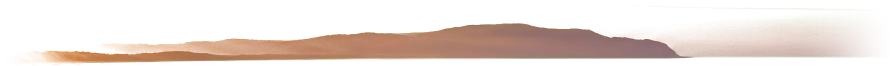
#> input picture assets/coast.webp, 1792 x 132 px (shown at 1/2 size)
$ python -i prepare_assets.py   (imports and definitions only)
#> lines starting #> are read from the running program, lines starting #| are printed output that depends on the picture
#!/usr/bin/env python3
"""Turn the AI-generated source images into the textures the page uses.

    python3 -I tools/prepare_assets.py --sand-dry F --sand-wet F --shells F --palms F [F ...] \
        --mountains F --coast F --lighthouse F --crab-idle F --crab-run F

sand-*      photos of sand, made seamlessly tileable here
shells      shells, starfish and pebbles on a flat green background, cut out into an atlas
palms       coconut palms on a flat green background, keyed out and aligned at the trunk base
mountains   panorama of the coast mountains (left of the view), sky and sea keyed out
coast       panorama of the far coastline (right of the view), sky, sea and horizon glow keyed out
lighthouse  lighthouse on its rocky islet, keyed out; the lamp position is measured
crab-*      a ghost crab resting (front view) and running (side view) at ground level; the
            backgrounds may be two greens (wall and floor), so these are keyed by how much
            greener than red/blue a pixel is

All green backgrounds are keyed against their own colour, sampled from the image border.

Writes assets/*.webp and js/assets.js (paths plus the measurements the shaders need).
The sources themselves are not kept in the repository.
"""
import argparse
import json
import os
import sys

import numpy as np
from PIL import Image

ROOT = os.path.dirname(os.path.dirname(os.path.abspath(__file__)))
OUT = os.path.join(ROOT, 'assets')
KEY = np.array([0.0, 255.0, 0.0])


def srgb_to_linear(c):
    c = c / 255.0
    return np.where(c <= 0.04045, c / 12.92, ((c + 0.055) / 1.055) ** 2.4)


def seamless(path, size=768):
    """Cross-fade the image with a copy rolled by half its size, so the edges wrap. The blend
    weights would lower the grain contrast in the overlap, so the deviation from the mean is
    rescaled to keep it even."""
#> called with path = '../assets/coast.webp', size = 768
    img = Image.open(path).convert('RGB')
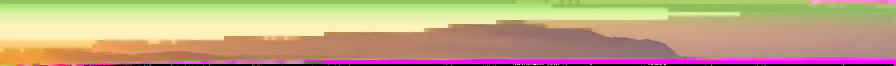
#> img: PIL image 1792x132 RGB (shown at 1/2 size); mean R, G, B 194.6, 168.3, 131.6
    s = min(img.size)
#> s = 132
    img = img.crop(((img.width - s) // 2, (img.height - s) // 2, (img.width + s) // 2, (img.height + s) // 2))
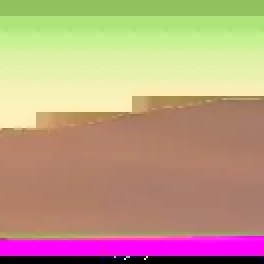
#> img: PIL image 132x132 RGB (shown 2 times larger); mean R, G, B 188.2, 158.8, 130
    a = np.asarray(img).astype(np.float64)
    b = np.roll(a, (s // 2, s // 2), axis=(0, 1))
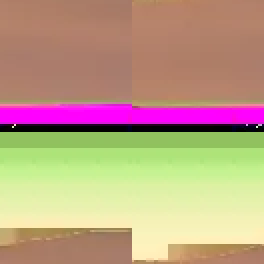
#> b: shape (132, 132, 3) float64 (shown 2 times larger); mean R, G, B 188.2, 158.8, 130
    t = np.linspace(0.0, 1.0, s)
#> t = 132 values from 0 to 1
    w1 = np.clip(np.minimum(t, 1.0 - t) * 4.0, 0.0, 1.0)      # 0 at the edges, 1 inside
    w1 = w1 * w1 * (3.0 - 2.0 * w1)
    w = (w1[:, None] * w1[None, :])[..., None]
    mean = a.reshape(-1, 3).mean(0)
#> mean = [188.2, 158.8, 130]
    mix = a * w + b * (1.0 - w)
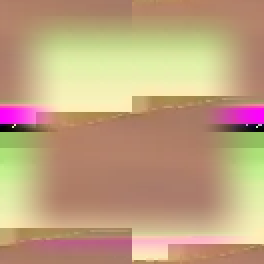
#> mix: shape (132, 132, 3) float64 (shown 2 times larger); mean R, G, B 192, 161.8, 126.9; drawn with min black and max white
    out = mean + (mix - mean) / np.sqrt(w * w + (1.0 - w) ** 2)
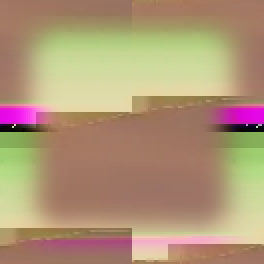
#> out: shape (132, 132, 3) float64 (shown 2 times larger); mean R, G, B 192.5, 163, 127; drawn with min black and max white
    im = Image.fromarray(np.clip(out, 0, 255).astype(np.uint8)).resize((size, size), Image.LANCZOS)
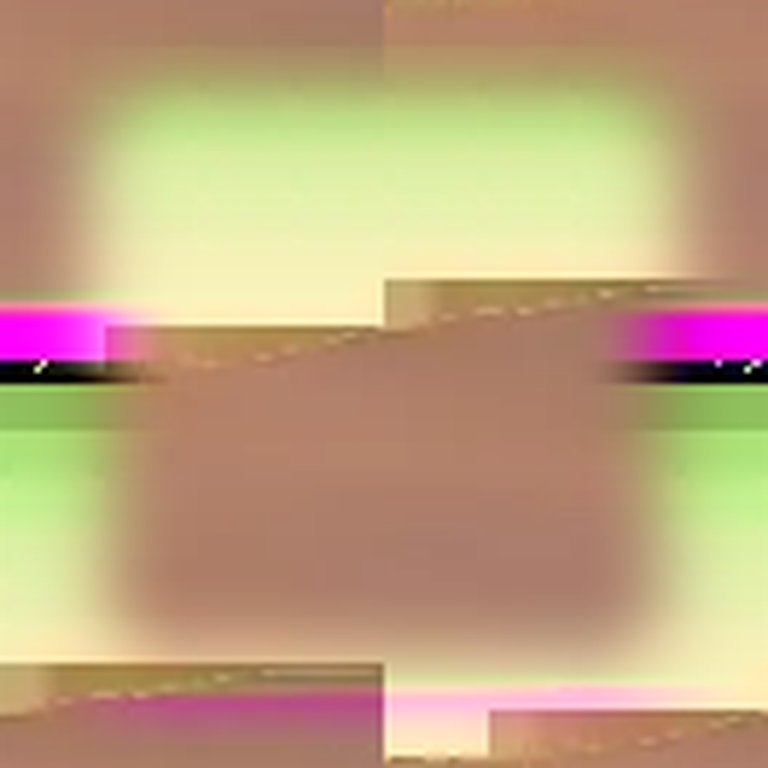
#> im: PIL image 768x768 RGB; mean R, G, B 191.8, 162.7, 126.6
    lin = srgb_to_linear(np.asarray(im).astype(np.float64)).reshape(-1, 3).mean(0)
#> in srgb_to_linear, `return np.where(c <= 0.04045, c / 12.92, ((c + 0.055) / 1.055) ** 2.4)`:
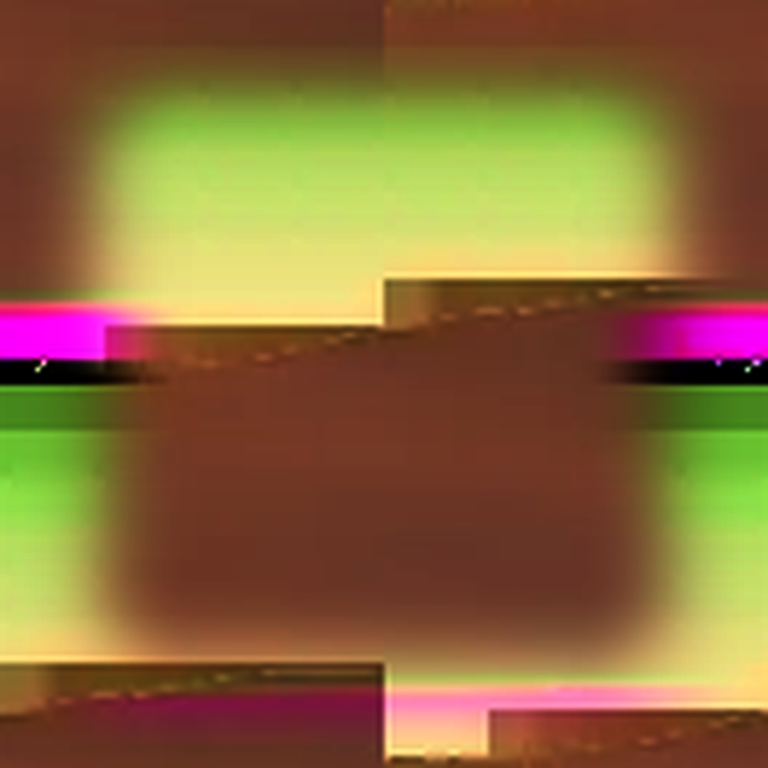
#> returned value: shape (768, 768, 3) float64; mean of channels 0, 1, 2 0.547, 0.416, 0.234; drawn as R, G, B
#> lin = [0.547, 0.416, 0.234]
    return im, [round(float(x), 4) for x in lin]


# [14 lines left out: function key_out, not called in this run]


def bbox(alpha, thr=40):
    ys, xs = np.nonzero(alpha > thr)
    return xs.min(), ys.min(), xs.max() + 1, ys.max() + 1


# [194 lines left out: functions palms, components, shell_atlas, panorama, lighthouse, crabs and 1 more, not called in this run]


# [2 lines not run here, left out]

>>> result = seamless('../assets/coast.webp')

$ run again, on assets/palm0.webp
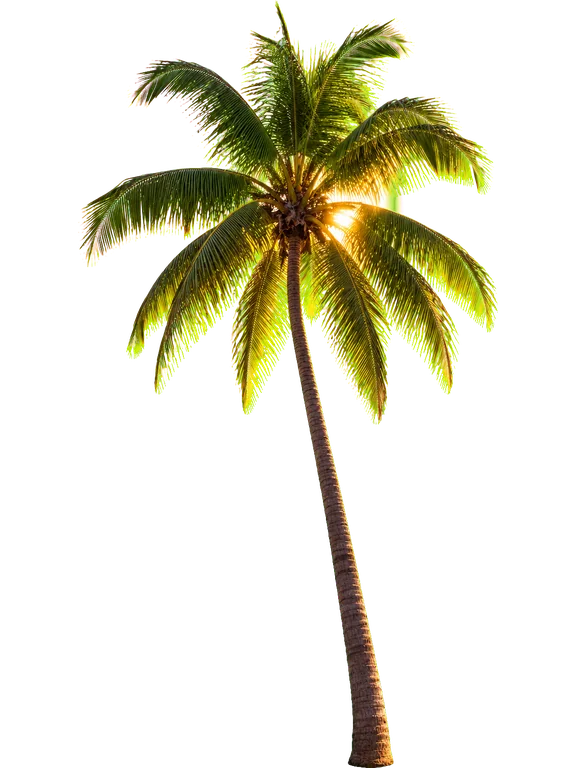
#> input picture assets/palm0.webp, 576 x 768 px
#> in seamless, `b = np.roll(a, (s // 2, s // 2), axis=(0, 1))`:
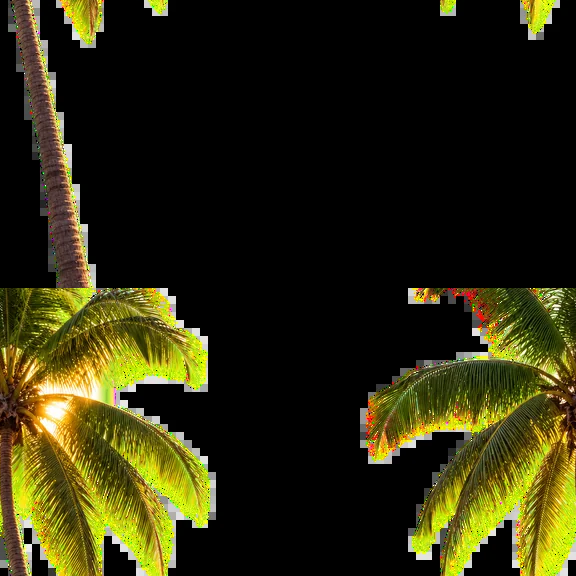
#> b: shape (576, 576, 3) float64; mean R, G, B 44.7, 42.3, 13.8
#> mean = [44.67, 42.26, 13.78]
#> in srgb_to_linear, `return np.where(c <= 0.04045, c / 12.92, ((c + 0.055) / 1.055) ** 2.4)`:
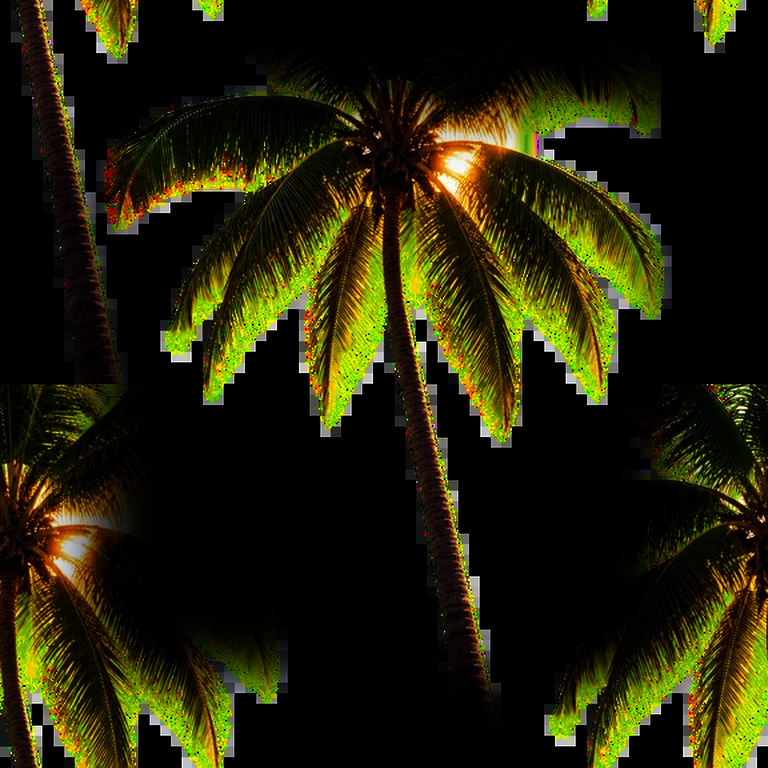
#> returned value: shape (768, 768, 3) float64; mean of channels 0, 1, 2 0.136, 0.129, 0.0272; drawn as R, G, B
#> lin = [0.136, 0.129, 0.0272]

$ run again, on assets/palm1.webp
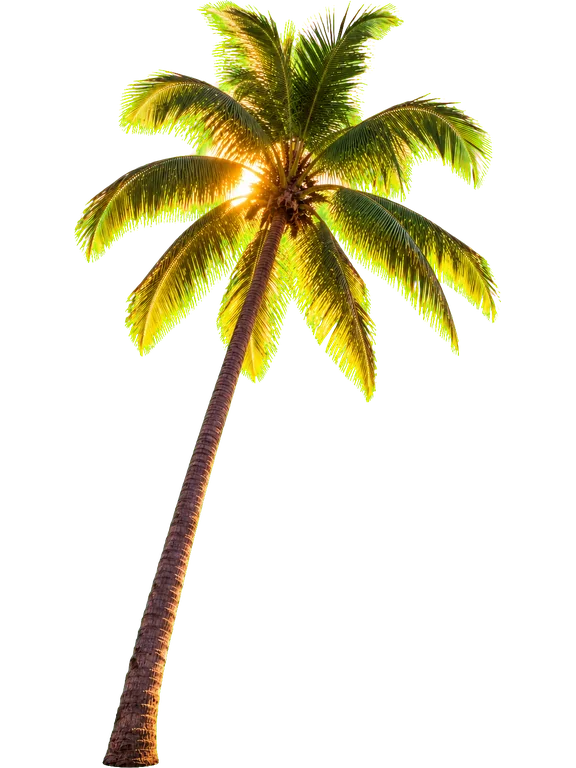
#> input picture assets/palm1.webp, 576 x 768 px
#> in seamless, `b = np.roll(a, (s // 2, s // 2), axis=(0, 1))`:
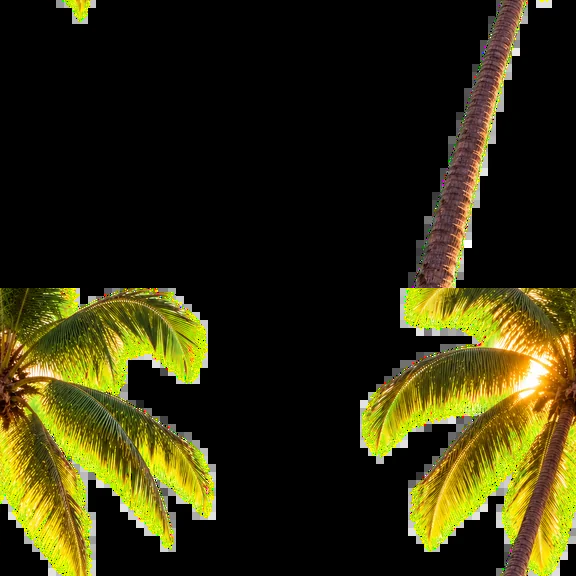
#> b: shape (576, 576, 3) float64; mean R, G, B 48.7, 45.2, 13.9
#> mean = [48.69, 45.25, 13.86]
#> in srgb_to_linear, `return np.where(c <= 0.04045, c / 12.92, ((c + 0.055) / 1.055) ** 2.4)`:
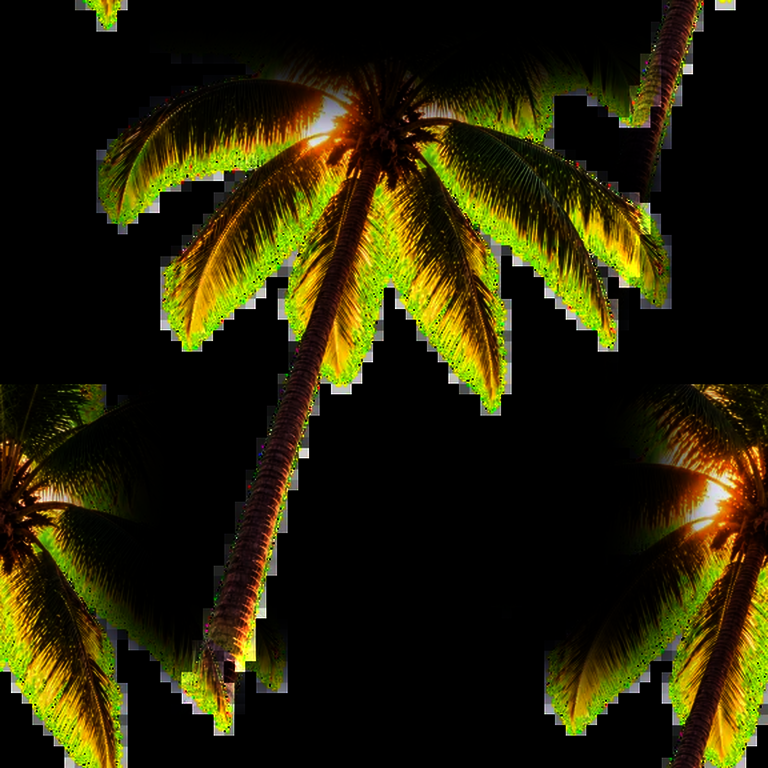
#> returned value: shape (768, 768, 3) float64; mean of channels 0, 1, 2 0.15, 0.135, 0.0245; drawn as R, G, B
#> lin = [0.15, 0.135, 0.0245]
